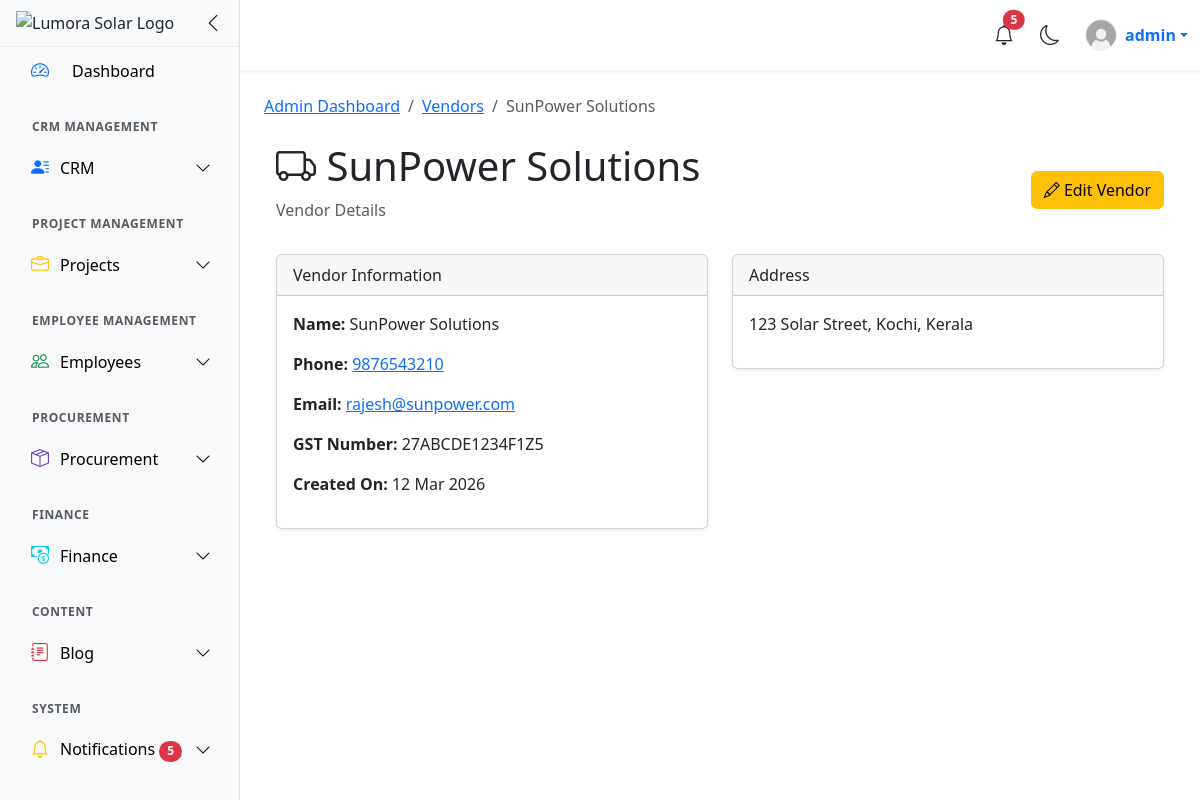
Screenshot of /procurement/vendors/1/ (signed in) with the database file from the repository.
### users/models.py (models this page shows)
class CustomUser(AbstractUser):
    username = models.CharField(max_length=20, unique=True)
    email = models.EmailField(unique=True)
    ROLE_CHOICES = (
        ('admin', 'Admin'),
        ('engineer', 'Engineer'),
        ('accountant', 'Accountant'),
        ('sales','Sales'),
        ('staff', 'Staff'),
    )
    role = models.CharField(max_length=10, choices=ROLE_CHOICES, default='staff')
    must_change_password = models.BooleanField(default=False)

### procurement/models.py (models this page shows, shortened)
class Vendor(models.Model):
    name = models.CharField(max_length=200)
    phone = models.CharField(max_length=20)
    email = models.EmailField(blank=True, null=True)
    address = models.TextField(blank=True)
    gst_number = models.CharField(max_length=50, blank=True)
    created_at = models.DateTimeField(auto_now_add=True)

### procurement/views.py (the view)
# urls.py: path("vendors/<int:vid>/",view_vendor,name="view_vendor"),
def view_vendor(request, vid):
    vendor = get_object_or_404(Vendor, id=vid)
    context = {
        "vendor": vendor
    }
    return render(request, "dashboard/view_vendor.html", context)

### users/context_processors.py (called while the page is built)
def notifications_processor(request):
    if request.user.is_authenticated:
        notifications = Notification.objects.filter(recipient=request.user).order_by('-created_at')[:10]
        unread_count = Notification.objects.filter(recipient=request.user,is_read=False).count()
    else:
        notifications = []
        unread_count = 0
    return {
        'notifications': notifications,
        'unread_count': unread_count,
    }

### templates/dashboard/view_vendor.html
{% extends 'dashboard/dashboard.html' %}
{% load static %}
{% block content %}
<nav aria-label="breadcrumb">
  <ol class="breadcrumb mb-0">
    <li class="breadcrumb-item">
        <a href="{% url 'admin' %}">Admin Dashboard</a>
    </li>
    <li class="breadcrumb-item">
        <a href="{% url 'vendor_list' %}">Vendors</a>
    </li>
    <li class="breadcrumb-item active">
        {{ vendor.name }}
    </li>
  </ol>
</nav>
<div class="container mt-4">
    <div class="d-flex justify-content-between align-items-center mb-3">
        <div>
            <h1 class="page-title">
                <i class="bi bi-truck"></i>
                {{ vendor.name }}
            </h1>
            <p class="text-muted">
                Vendor Details
            </p>
        </div>
        <a href="{% url 'edit_vendor' vendor.id %}" class="btn btn-warning">
            <i class="bi bi-pencil"></i> Edit Vendor
        </a>
    </div>
    <div class="row">
        <div class="col-md-6">
            <div class="card shadow-sm mb-3">
                <div class="card-header">
                    Vendor Information
                </div>
                <div class="card-body">
                    <p>
                        <strong>Name:</strong>
                        {{ vendor.name }}
                    </p>
                    <p>
                        <strong>Phone:</strong>
                        <a href="tel:{{ vendor.phone }}">
                            {{ vendor.phone }}
                        </a>
                    </p>
                    <p>
                        <strong>Email:</strong>
                        {% if vendor.email %}
                        <a href="mailto:{{ vendor.email }}">
                            {{ vendor.email }}
                        </a>
                        {% else %}
                        <span class="text-muted">Not provided</span>
                        {% endif %}
                    </p>
                    <p>
                        <strong>GST Number:</strong>
                        {% if vendor.gst_number %}
                            {{ vendor.gst_number }}
                        {% else %}
                            <span class="text-muted">Not provided</span>
                        {% endif %}
                    </p>
                    <p>
                        <strong>Created On:</strong>
                        {{ vendor.created_at|date:"d M Y" }}
                    </p>
                </div>
            </div>
        </div>
        <div class="col-md-6">
            <div class="card shadow-sm mb-3">
                <div class="card-header">
                    Address
                </div>
                <div class="card-body">
                    {% if vendor.address %}
                        {{ vendor.address|linebreaks }}
                    {% else %}
                        <span class="text-muted">
                            No address provided
                        </span>
                    {% endif %}
                </div>
            </div>
        </div>
    </div>
</div>
{% endblock %}

### templates/include/topnavbar.html (shortened to what this page needs)
{% load static %}
<nav class="navbar navbar-expand-lg bg-body shadow-sm sticky-top">
    <div class="container-fluid">
        <div class="ms-auto d-flex align-items-center">
            <div class="dropdown me-3">
                <button class="btn btn-link position-relative p-0 text-body"
                        data-bs-toggle="dropdown" aria-expanded="false">
                    <i class="bi bi-bell fs-5"></i>
                    {% if unread_count > 0 %}
                    <span id="notif-count"
                        class="position-absolute top-0 start-100 translate-middle badge rounded-pill bg-danger">
                        {{ unread_count }}
                    </span>
                    {% else %}
                    <span id="notif-count"
                        class="position-absolute top-0 start-100 translate-middle badge rounded-pill bg-danger"
                        style="display:none;">
                    </span>
                    {% endif %}
                </button>
            </div>
            <button id="themeToggle" class="btn btn-link px-2 me-3 text-body">
                <i id="themeIcon" class="bi bi-moon fs-5"></i>
            </button>
            <div class="dropdown">
                <a class="dropdown-toggle text-decoration-none d-flex align-items-center"
                   href="#" data-bs-toggle="dropdown">
                    {% if request.user.profile_photo %}
                        <img src="{{ request.user.profile_photo.url }}"
                             class="rounded-circle me-2"
                             style="width:32px;height:32px;object-fit:cover;">
                    {% else %}
                        <img src="{% static 'images/profile.avif' %}"
                             class="rounded-circle me-2"
                             style="width:32px;height:32px;object-fit:cover;">
                    {% endif %}
                    <span class="fw-semibold">{{ request.user.username }}</span>
                </a>
            </div>
        </div>
    </div>
</nav>

### static/css/dashboard/dashboard.css (style rules this page uses)
html, body { height:100%; margin:0; overflow-x:hidden; }
.navbar { height:70px; position:sticky; top:0; z-index:1000; }

### rows the page displays
CustomUser: user.username "admin"
Vendor: name "SunPower Solutions", phone "9876543210", email "rajesh@sunpower.com", gst_number "27ABCDE1234F1Z5", created_at "12 Mar 2026", address "123 Solar Street, Kochi, Kerala"

### other values shown
{{ unread_count }} "5"
